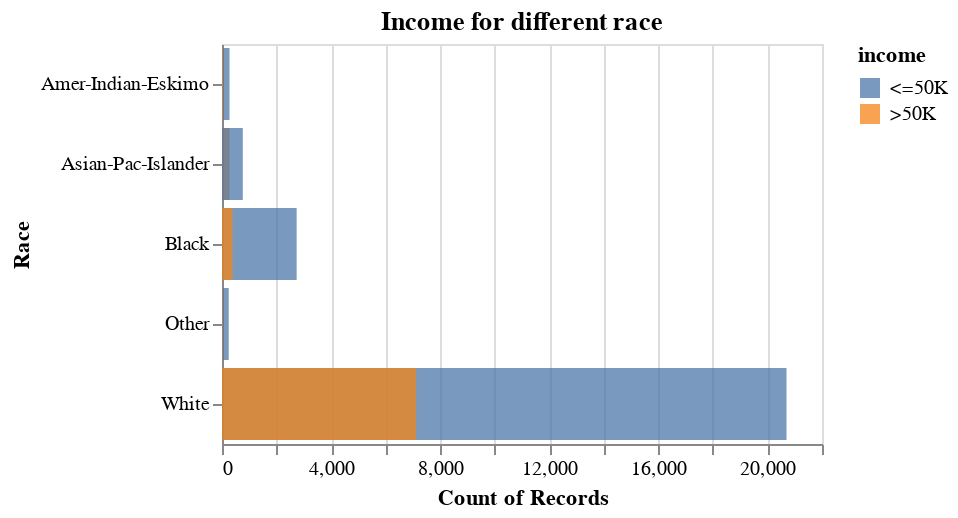

Notebook code for this chart:
### Code cell
alt.Chart(data_adult, title = "Income for different race").mark_bar(opacity = 0.75).encode(
    alt.Y('race').title("Race"),
    alt.X('count()').stack(False),
    alt.Color('income')
).properties(
    height=200,
    width=300
)

### Figure 1 — Vega specification as saved in the notebook (floating-point values rounded to 4 significant figures)
{"$schema": "https://vega.github.io/schema/vega/v5.json", "data": [{"name": "source_0", "values": [{"__count": 20699, "income": " <=50K", "race": " White"}, {"__count": 2737, "income": " <=50K", "race": " Black"}, {"__count": 7117, "income": " >50K", "race": " White"}, {"__count": 387, "income": " >50K", "race": " Black"}, {"__count": 276, "income": " >50K", "race": " Asian-Pac-Islander"}, {"__count": 275, "income": " <=50K", "race": " Amer-Indian-Eskimo"}, {"__count": 246, "income": " <=50K", "race": " Other"}, {"__count": 763, "income": " <=50K", "race": " Asian-Pac-Islander"}, {"__count": 25, "income": " >50K", "race": " Other"}, {"__count": 36, "income": " >50K", "race": " Amer-Indian-Eskimo"}]}, {"name": "source_0_x_domain___count", "values": [{"min": 25, "max": 20699}]}, {"name": "source_0_y_domain_race", "values": [{"race": " White"}, {"race": " Black"}, {"race": " Asian-Pac-Islander"}, {"race": " Amer-Indian-Eskimo"}, {"race": " Other"}]}, {"name": "source_0_color_domain_income", "values": [{"income": " <=50K"}, {"income": " >50K"}]}], "marks": [{"type": "rect", "name": "marks", "from": {"data": "source_0"}, "encode": {"update": {"height": {"signal": "max(0.25, bandwidth('y'))"}, "opacity": {"value": 0.75}, "fill": {"field": "income", "scale": "color"}, "x": {"field": "__count", "scale": "x"}, "y": {"field": "race", "scale": "y"}, "x2": {"value": 0, "scale": "x"}}}, "style": ["bar"]}], "scales": [{"name": "x", "type": "linear", "domain": [{"signal": "(data(\"source_0_x_domain___count\")[0] || {}).min"}, {"signal": "(data(\"source_0_x_domain___count\")[0] || {}).max"}], "range": [0, {"signal": "width"}], "nice": true, "zero": true}, {"name": "y", "type": "band", "domain": {"data": "source_0_y_domain_race", "field": "race", "sort": true}, "range": [0, {"signal": "height"}], "paddingInner": 0.1, "paddingOuter": 0.05}, {"name": "color", "type": "ordinal", "domain": {"data": "source_0_color_domain_income", "field": "income", "sort": true}, "range": "category"}], "axes": [{"scale": "x", "zindex": 0, "ticks": false, "grid": true, "aria": false, "tickCount": {"signal": "ceil(width/40)"}, "minExtent": 0, "maxExtent": 0, "gridScale": "y", "domain": false, "labels": false, "orient": "bottom"}, {"scale": "x", "labelFlush": true, "grid": false, "title": "Count of Records", "tickCount": {"signal": "ceil(width/40)"}, "labelOverlap": true, "orient": "bottom", "zindex": 0}, {"scale": "y", "title": "Race", "zindex": 0, "grid": false, "orient": "left"}], "title": {"text": "Income for different race", "frame": "group"}, "background": "white", "style": "cell", "height": 200, "padding": 5, "legends": [{"fill": "color", "symbolType": "square", "title": "income", "encode": {"symbols": {"update": {"opacity": {"value": 0.75}}}}}], "width": 300}
